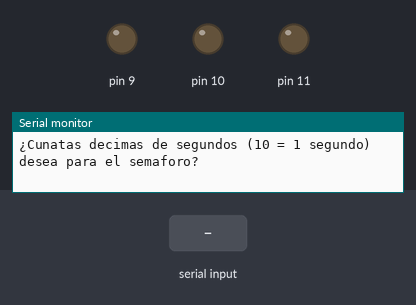
Simulated run of this sketch. Board: Arduino Uno, built with avr-gcc and run on an emulated ATmega328P. Parts: output pins drawn as LEDs (lit = HIGH), the last lines printed to the serial monitor. Dashed ring = blinking. The inputs (shaded band) are chosen by the test bench.

Above: at 1.2 s.
1.3 s: "5\n" received over Serial
At 1.7 s:
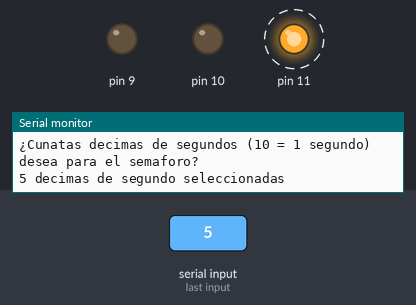
At 2.2 s:
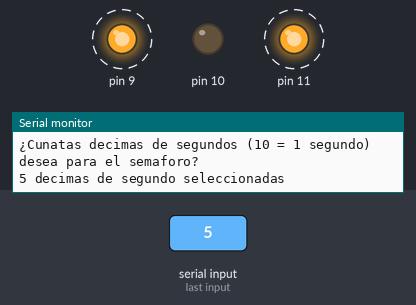
Timing chart, 0 to 10.3 s (numbered marks = the images above; inputs shaded):
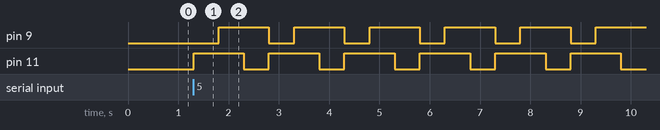

The sketch:

Semaforo.ino
```cpp
#define blinking 100

void setup() {
  // put your setup code here, to run once:
  Serial.begin(9600);
  pinMode(9, OUTPUT);
  pinMode(10, OUTPUT);
  pinMode(11, OUTPUT);
}

int preguntarTiempo(){
  Serial.print("¿Cunatas decimas de segundos (10 = 1 segundo) desea para el semaforo?\n");
  int aux;
  do{
    while(Serial.available() == 0){
    }
    aux = Serial.parseInt();

    if(aux < 5 || aux > 50){
      Serial.println("CAntidad invalida, debe estar entre 5 y 50 decimas");
    }

  }while (aux < 5 || aux > 50);

  Serial.print(aux);
  Serial.print(" decimas de segundo seleccionadas\n");
  return aux;
}

void Encender(int R, int G, int B){
  digitalWrite(9,R);
  digitalWrite(10,B);
  digitalWrite(11,G);
}

void loop() {
  // put your main code here, to run repeatedly:
  int decimas = 0;
  decimas = preguntarTiempo();
  int inicio = millis();
  int fin = inicio;

  while((fin - inicio)<=15000){
    Encender(0,1,0); // verde
    delay(100*decimas);
    Encender(1,1,0); // amarillo
    delay(100*decimas);
    Encender(1,0,0); // rojo
    delay(100*decimas);
    fin = millis();
  }
  Encender(0,0,0);
  Serial.print("Ciclo terminado. ingrese nuevo valor\n");
}
```

Measured:
- after the input at 1.3 s, pin 9: alternates HIGH for 1.0 s and LOW for 0.50 s, starting after 0.50 s; pin 11: alternates HIGH for 1.0 s and LOW for 0.50 s, starting at once
